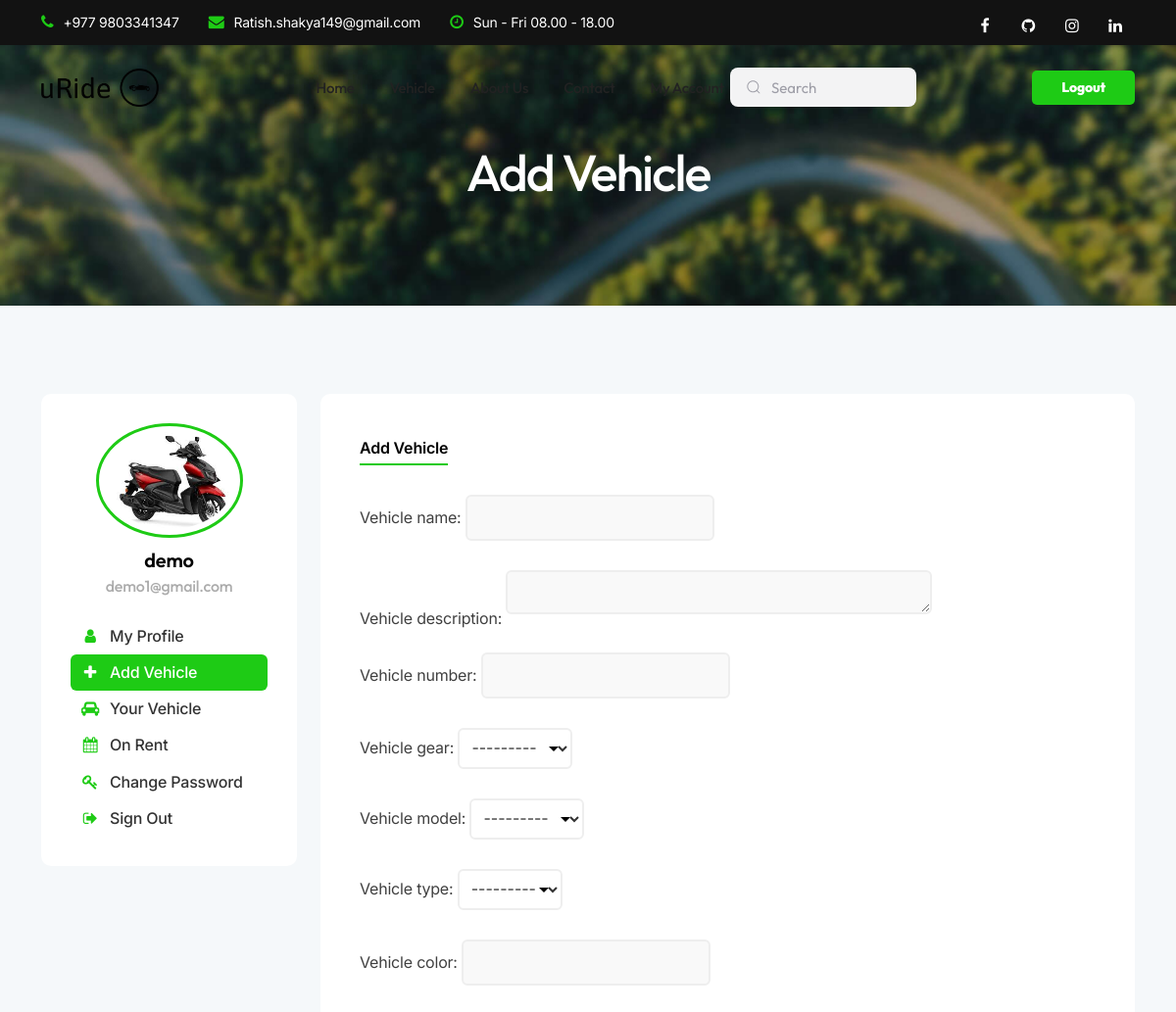
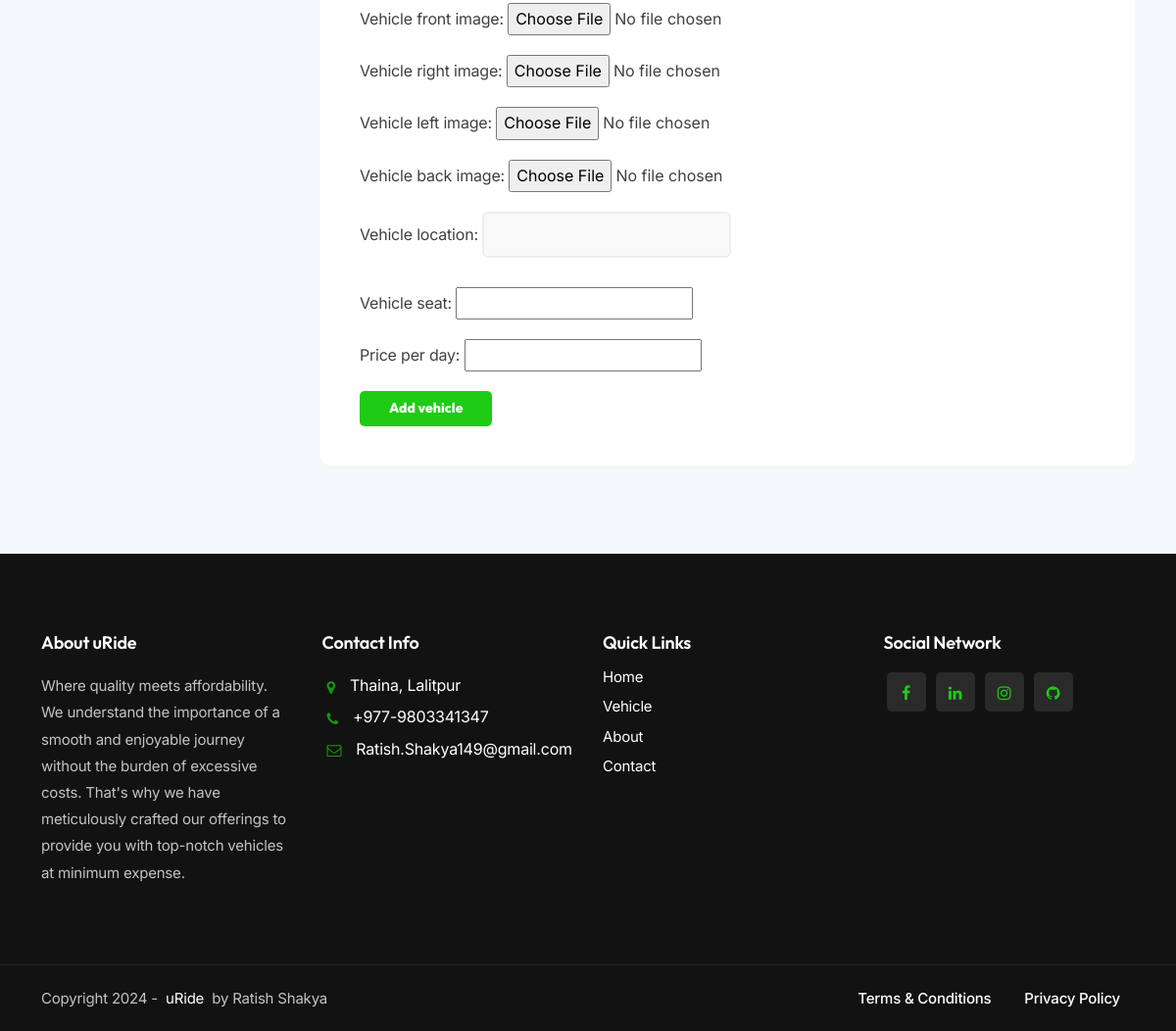
The page /register-vehicle/ (signed in) on the database its author committed (2 pictures, top to bottom).
### main/models.py (models this page shows, shortened)
class Profile(models.Model):
    user = models.OneToOneField(User, on_delete=models.CASCADE)
    profile_picture = models.ImageField(upload_to='profile_pictures/', blank=True, null=True)
    full_name = models.CharField(max_length=20, blank=True, null=True)
    phone_number = models.CharField(max_length=10, blank=True, null=True)
    licence_picture = models.ImageField(upload_to='licence_pictures/', blank=True, null=True,default=None)

class User(AbstractUser):
    is_admin = models.BooleanField(default=False)
    is_customer = models.BooleanField(default=True)
    is_owner = models.BooleanField(default=False)
    approved = models.BooleanField(default=True)

### main/decorators.py (the view)
    def wrapper_func(request, *args, **kwargs):
        if request.user.is_authenticated and request.user.is_owner:
            return view_func(request, *args, **kwargs)
        else:
            return redirect('auth_denied')

### main/forms.py
class VehicleForm(forms.ModelForm):
    class Meta:
        model = Vehicle
        fields = ['vehicle_name','vehicle_description','vehicle_number', 'vehicle_gear','vehicle_model', 'vehicle_type', 'vehicle_color', 'vehicle_front_image', 'vehicle_right_image', 'vehicle_left_image', 'vehicle_back_image', 'vehicle_location', 'vehicle_seat','price_per_day']

### main/models.py (called while the page is built)
    def __str__(self) -> str:
        return self.name

    def __str__(self) -> str:
        return self.name

    def __str__(self) -> str:
        return self.name

### main/views.py (called while the page is built)
@owner_only
def register_vehicle(request):
    if request.method == 'POST':
        form=VehicleForm(request.POST,request.FILES)
        if form.is_valid():
            vehicle=form.save(commit=False)
            vehicle.uploaded_by = request.user
            vehicle.save()
            return redirect('owner_profile')
    else:
        form = VehicleForm()
    context={
         'profile':request.user.profile,
         'form':form
    }
    return render(request,'pages/owner/register_vehicle.html',context)

### main/templates/pages/owner/register_vehicle.html (shortened to what this page needs)
{% extends "pages/owner/owner_base.html" %}
{% block owner_title %}
  Add Vehicle
{% endblock owner_title %}
{% block owner_content %}
<div class="col-lg-9">
    <div class="card padding40  rounded-5">
        <div class="row">
            <div class="col-lg-12">
                <form id="form-create-item" enctype="multipart/form-data" class="form-border" method="POST">
                    <div class="de_tab tab_simple">
                        <ul class="de_nav">
                            <li class="active"><span>Add Vehicle</span></li>
                        </ul>
                        <div class="de_tab_content">
                            <div class="row">
                                {{ form.as_p }}
                            </div>
                        </div>
                    </div>
                    <input type="submit" id="submit" class="btn-main" value="Add vehicle">
                </form>
            </div>
        </div>
    </div>
</div>
{% endblock owner_content %}

### main/templates/pages/owner/owner_base.html (shortened to what this page needs)
{% extends "base.html" %}
{% load static %}
{% block content %}
<div class="no-bottom no-top zebra" id="content">
    <section id="subheader" class="jarallax text-light">
        <img src="{% static 'images/background/14.jpg' %} " class="jarallax-img" alt="" />
        <div class="center-y relative text-center">
            <div class="container">
                <div class="row">
                    <div class="col-md-12 text-center">
                        <h1>{% block owner_title %}
                        {% endblock owner_title %}</h1>
                    </div>
                </div>
            </div>
        </div>
    </section>
    <section id="section-settings" class="bg-gray-100">
        <div class="container">
            <div class="row">
                <div class="col-lg-3 mb30">
                    <div class="card padding30 rounded-5">
                        <div class="profile_avatar">
                            {% if profile.profile_picture %}
                            <div class="profile_img">
                                <img src="{{profile.profile_picture.url}}" alt="" />
                            </div>
                            {% else %}
                            <div class="profile_img">
                                <img src="{% static 'images/profile/1.jpg' %}" alt="" />
                            </div>
                            {% endif %}
                            <div class="profile_name">
                                <h4>
                                    {{user.username}}
                                    <span class="profile_username text-gray">{{user.email}}</span>
                                </h4>
                            </div>
                        </div>
                        <div class="spacer-20"></div>
                        <ul class="menu-col">
                            <li>
                                <a href="{% url 'owner_profile' %}"
                                    class="{% if request.path == '/owner-profile/' %} active {% endif %}"><i
                                        class="fa fa-user"></i>My Profile</a>
                            </li>
                            <li>
                                <a href="{% url 'register_vehicle' %}"
                                    class="{% if request.path == '/register-vehicle/' %} active {% endif %}"><i
                                        class="fa fa-plus"></i>Add Vehicle</a>
                            </li>
                            <li>
                                <a href="{% url 'your_vehicle' %}"
                                    class="{% if request.path == '/your-vehicle/' %} active {% endif %}"><i
                                        class="fa fa-car"></i>Your Vehicle</a>
                            </li>
                            <li>
                                <a href="{% url 'on_rent' %}"
                                    class="{% if request.path == '/on-rent/' %} active {% endif %}"><i
                                        class="fa fa-calendar"></i>On Rent</a>
                            </li>
                            <li><a href="{% url 'change_password' %}" class=""><i class="fa fa-key"></i>Change Password</a></li>
                            <li>
                                <a href="{% url 'logout' %}"><i class="fa fa-sign-out"></i>Sign Out</a>
                            </li>
                        </ul>
                    </div>
                </div>
                {% block owner_content %} {% endblock owner_content %}
            </div>
        </div>
    </section>
</div>
{% endblock content %}

### main/static/css/colors/scheme-01.css (style rules this page uses)
:root { --primary-color: #1ECB15; --primary-color-rgb: 120, 202, 92; --secondary-color: #179510; --secondary-color-rgb: 23, 149, 16; }

### rows shown on the page
Profile: profile_picture (picture)
User: username "demo", email "demo1@gmail.com"
